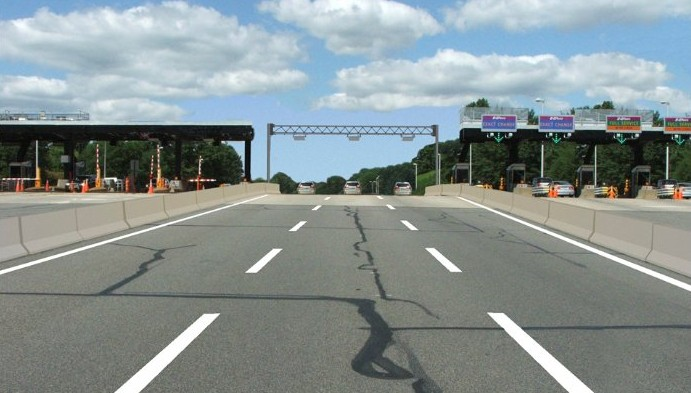
#> input picture OpenCv-Assignment1/road2.jpg, 691 x 393 px
$ python hough.py
#> lines starting #> are read from the running program, lines starting #| are printed output that depends on the picture; after the words box and inside, x2 and y2 are one past the last pixel; in counts of white or black regions, pixels touching at a corner belong together
import cv2
import numpy as np

img = cv2.imread('road2.jpg')
#> img is the input picture: shape (393, 691, 3); mean B, G, R 145.9, 145.7, 135.1
b,g,r= cv2.split(img)
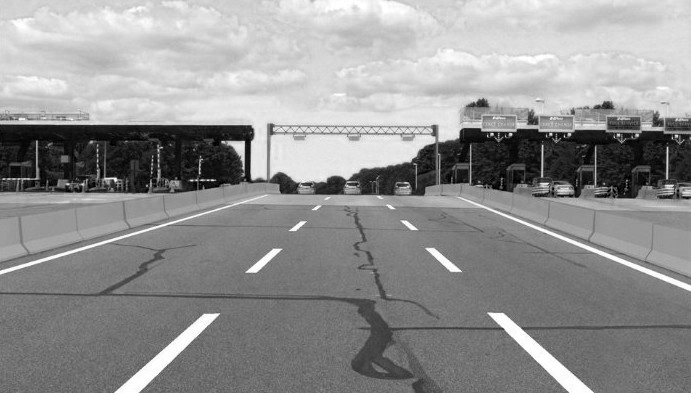
#> b: shape (393, 691); min 0, max 255, mean 145.9
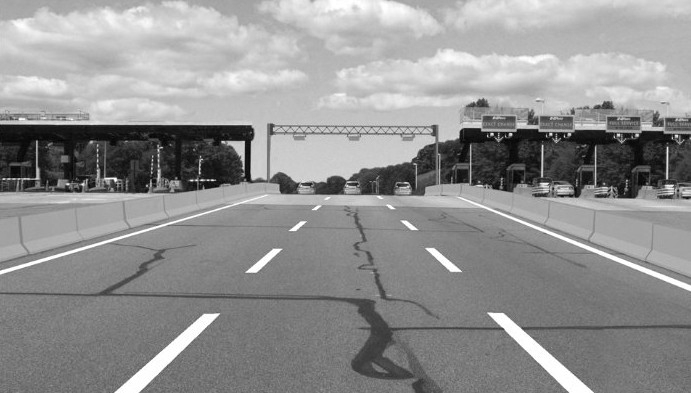
#> g: shape (393, 691); min 0, max 255, mean 145.7
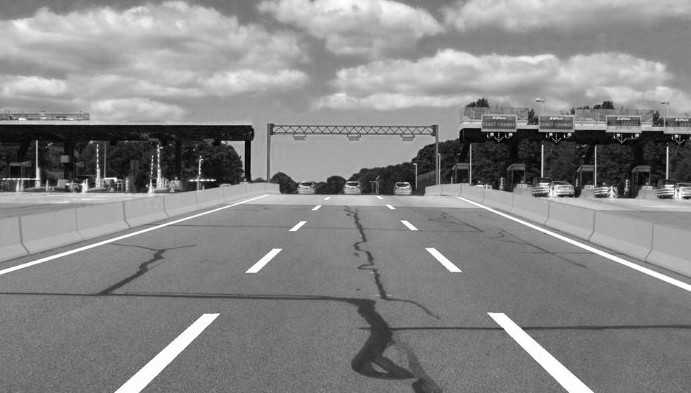
#> r: shape (393, 691); min 0, max 255, mean 135.1


gray = cv2.cvtColor(img,cv2.COLOR_BGR2GRAY)
cv2.imshow("gray",gray)
newimg=np.ones(gray.shape,dtype='uint8')*255
newimg[gray<100]=0
cv2.imshow("threshhold image", newimg)
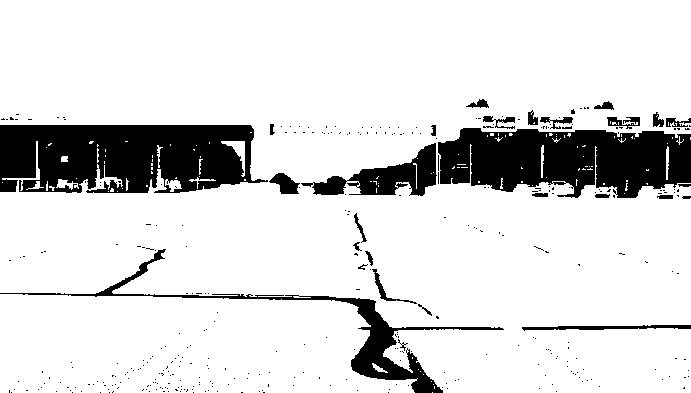
#> window 'threshhold image': shape (393, 691); 85.6% white; 363 black regions (334 under 20 px), largest, box (x1, y1, x2, y2) and area: (0, 125, 268, 193) 14974, (438, 128, 691, 198) 13281, (0, 249, 504, 393) 4557

cv2.waitKey(0)

# Apply smoothening to the image(Gaussian Blurr)
smoothing= cv2.GaussianBlur(gray,ksize=(3,3),sigmaX=1,sigmaY=5)
# cv2.Set
cv2.imshow("Smoothened image", smoothing)
edges = cv2.Canny(smoothing, 190 ,250, apertureSize = 3)
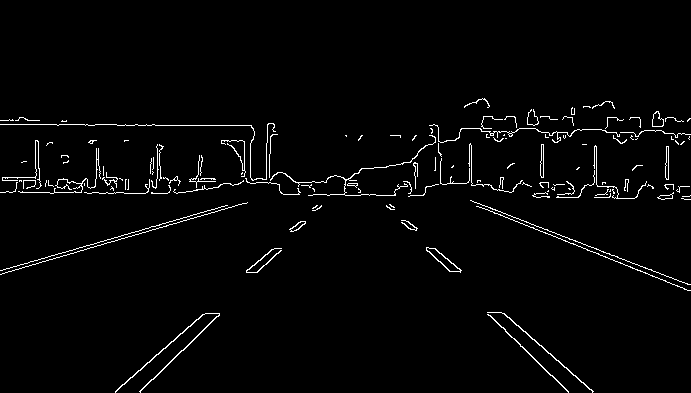
#> edges: shape (393, 691); 2.3% white in thin lines or dots, all inside (x1, y1, x2, y2) = (0, 98, 691, 393)
# print(edges[204:240,1:40])
cv2.imshow('edges',edges)
# [4 lines of commented-out code are left out]
lines = cv2.HoughLinesP(edges,1,np.pi/180,70 ,minLineLength=30,maxLineGap=5)
#> lines = 21 rows, first 6: [2, 273, 247, 202], [117, 125, 251, 125], [470, 200, 690, 284], [440, 183, 472, 183], [1, 270, 189, 216], [484, 208, 689, 290]
print(lines.shape)
#| (21, 1, 4)

for line in lines:
    for x1,y1,x2,y2 in line:
        cv2.line(img,(x1,y1),(x2,y2),(0,255,0),2)
#> this loop made 21 passes
#> line on passes 1 to 12: [[2, 273, 247, 202]], [[117, 125, 251, 125]], [[470, 200, 690, 284]], [[440, 183, 472, 183]], [[1, 270, 189, 216]], [[484, 208, 689, 290]], [[0, 124, 87, 124]], [[2, 177, 39, 177]], [[41, 192, 97, 192]], [[487, 312, 550, 375]], [[0, 270, 227, 205]], [[2, 180, 39, 180]]
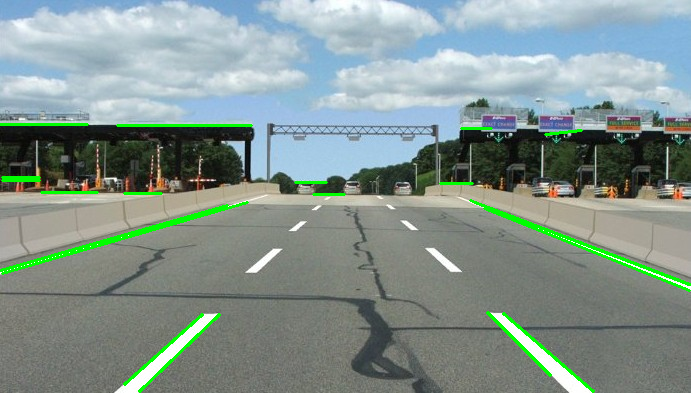
#> img: shape (393, 691, 3); 2.18% of pixels changed, all inside (x1, y1, x2, y2) = (0, 123, 691, 393)

cv2.imshow('houghlines5.jpg',img)
cv2.waitKey(0)
